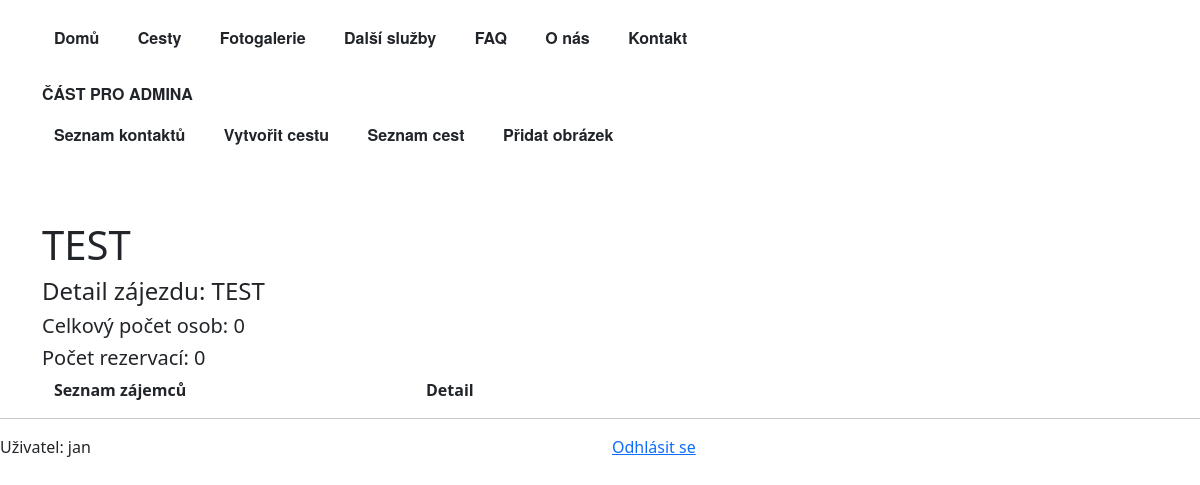
The app's page /webapp/trip-admin-detail/15/ (signed in), older data.
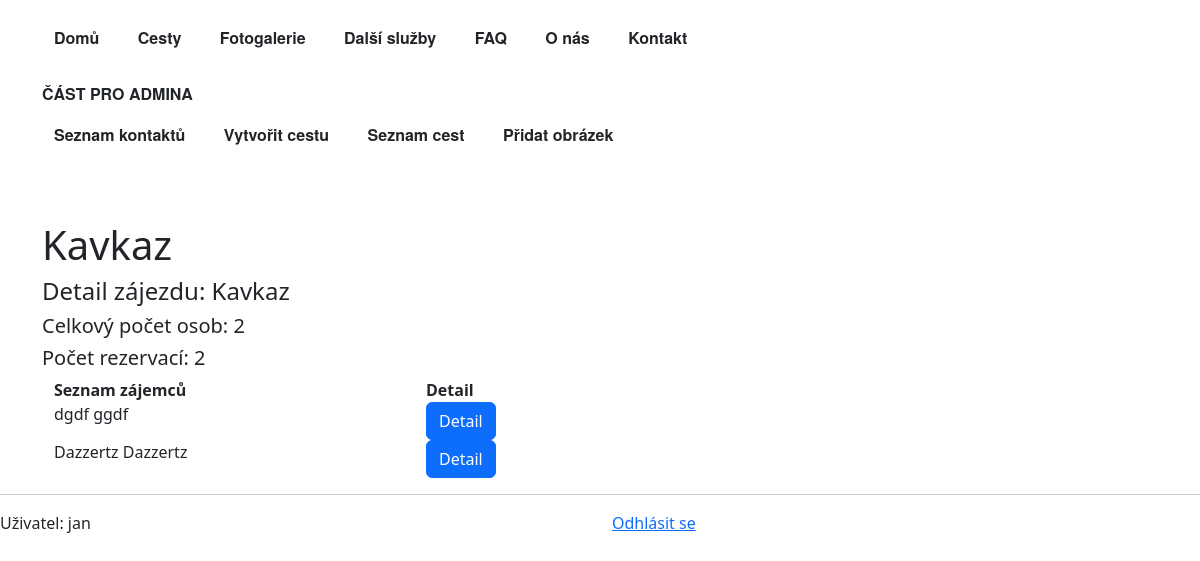
The same page, newer data.
### webapp/models.py (models this page shows, shortened)
class Trip(models.Model):
    trip_id = models.AutoField(primary_key=True)
    trip_name = models.CharField(max_length=256)
    trip_short_description = models.TextField(null=True, blank=True)
    trip_description = models.TextField(null=True, blank=True)
    start_time = models.CharField(null=True, blank=True, max_length=30) #not date field at the clients request
    end_time = models.CharField(null=True, blank=True, max_length=30) #vague dates preferred - start of june
    price = models.IntegerField(null=True, blank=True)
    image = models.ImageField(upload_to='', null=True, blank=True)
    thumbnail = models.ImageField(upload_to='', null=True, blank=True)
    @property
    def customer_count(self):
        return sum((number.customer_count or 1) for number in self.customer_trip.all())
    @property
    def reservation_count(self):
        return self.customer_trip.all().count()

class Customer(models.Model):
    customer_id = models.AutoField(primary_key=True)
    customer_first_name = models.CharField(max_length=64)
    customer_last_name = models.CharField(max_length=64)
    customer_count = models.PositiveIntegerField(default=1, validators=[MaxValueValidator(30)],)
    customer_email = models.EmailField(null=True, blank=True)
    customer_phone = models.CharField(max_length=14, null=True, blank=True, validators=[MinLengthValidator(9)])
    customer_message = models.TextField(null=True, blank=True)
    customer_trip = models.ForeignKey('Trip', on_delete=models.CASCADE,
                                      null=True, blank=True, related_name='customer_trip')
    created = models.DateTimeField(auto_now_add=True)
    objects = CustomerManager()
    @property
    def full_name(self):
        return f"{self.customer_first_name} {self.customer_last_name}"

### webapp/views.py (the view)
# urls.py: path("trip-admin-detail/<int:pk>/", TripAdminView.as_view(), name="trip_detail_admin"),
class TripAdminView(LoginRequiredMixin, TripDetailView):
    template_name = "trip_detail_admin.html"
    model = Trip
    def get_context_data(self, **kwargs):
        context = super().get_context_data(**kwargs)
        trip = self.get_object()
        context["customers"] = trip.customer_trip.all()
        return context

### webapp/models.py (called while the page is built)
    def get_queryset(self):
        return CustomerQuerySet(self.model, using=self._db)

### webapp/views.py (called while the page is built)
    def get_context_data(self, **kwargs):
        context = super().get_context_data(**kwargs)
        trip = self.object
        context["trip_images"] = trip.trip_images.all()
        return context

### webapp/templates/trip_detail_admin.html (shortened to what this page needs)
{% extends "base_with_bootstrap.html" %}
{% load bootstrap5 %}
{% block hlavni_nadpis %} <h1>{{ trip.trip_name }}</h1>{% endblock %}
{% block content %}
<h4 class="mb-2">Detail zájezdu: {{ trip.trip_name }}</h4>
    <h5> Celkový počet osob: {{ trip.customer_count }}</h5>
    <h5> Počet rezervací: {{ trip.reservation_count }}</h5>
<div class="container">
    <div class="row">
        <div class="col-4"><strong>Seznam zájemců </strong></div>
        <div class="col-4"><strong>Detail</strong></div>
        </div>
        {% for item in customers %}
            <div class="row">
                <div class="col-4">{{ item.full_name }}</div>
                <div class="col-4">
                    <a href="{% url 'webapp:customer_detail' item.pk %}" class="btn btn-primary"> Detail </a>
                </div>
            </div>
        {% endfor %}
        </div>
    </div>
{% endblock %}

Row changes from the older to the newer data that the page shows:
changed Trip: trip_name "TEST" → "Kavkaz"; customer_count "0" → "2"; reservation_count "0" → "2"
added Customer: full_name "dgdf ggdf"
added Customer: full_name "Dazzertz Dazzertz"
